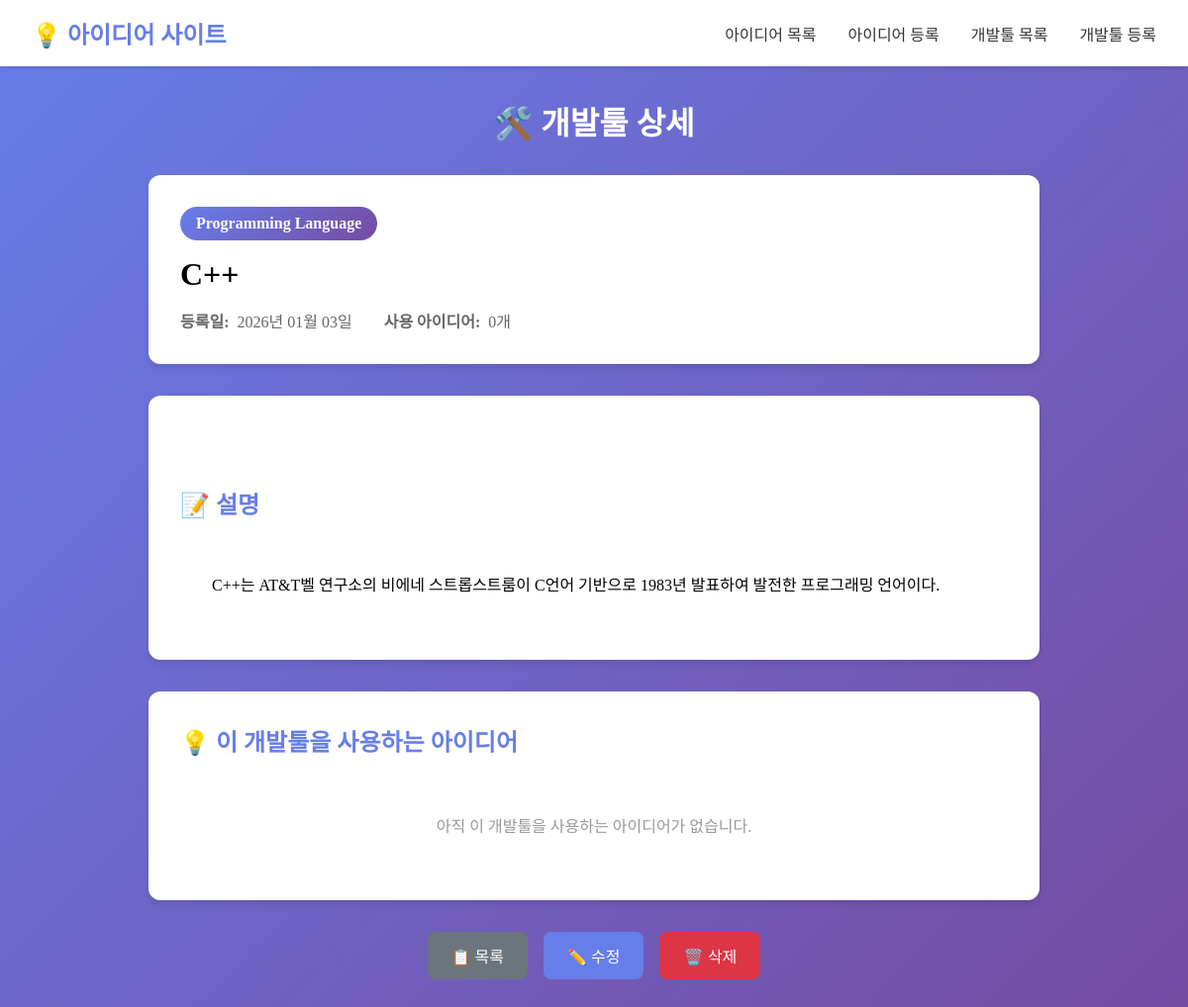
Page /devtools/12/ on the committed database.
### ideas/models.py (models this page shows, shortened)
class DevTool(models.Model):
    KIND_CHOICES = [
        ('frontend', 'Frontend Framework'),
        ('backend', 'Backend Framework'),
        ('database', 'Database'),
        ('language', 'Programming Language'),
        ('devops', 'DevOps'),
        ('design', 'Design Tool'),
        ('etc', 'Etc'),
    ]
    name = models.CharField(max_length=100)
    kind = models.CharField(max_length=20, choices=KIND_CHOICES)
    content = models.TextField()
    created_at = models.DateTimeField(auto_now_add=True)

### ideas/views.py (the view)
# urls.py: path('devtools/<int:pk>/', views.devtools_detail, name='devtools_detail'),
def devtools_detail(request, pk):
    devtool = DevTool.objects.get(pk=pk)
    ideas = devtool.ideas.all()
    context = {
        'devtool': devtool,
        'ideas': ideas,
    }
    return render(request, 'devtools_detail.html', context)

### ideas/templates/devtools_detail.html (shortened to what this page needs)
{% extends 'base.html' %}
{% block content %}
<div class="page-title">
    <h1>🛠️ 개발툴 상세</h1>
</div>
<div class="detail-container">
    <div class="detail-header">
        <span class="kind-badge">{{ devtool.get_kind_display }}</span>
        <h1>{{ devtool.name }}</h1>
        <div class="meta-info">
            <div class="meta-item">
                <strong>등록일:</strong>
                {{ devtool.created_at|date:"Y년 m월 d일" }}
            </div>
            <div class="meta-item">
                <strong>사용 아이디어:</strong>
                {{ ideas.count }}개
            </div>
        </div>
    </div>
    <div class="detail-content">
        <h2>📝 설명</h2>
        {{ devtool.content }}
    </div>
    <div class="ideas-section">
        <h2>💡 이 개발툴을 사용하는 아이디어</h2>
        {% if ideas %}
            {% for idea in ideas %}
            <div class="idea-item">
                <a href="{% url 'ideas:ideas_detail' idea.pk %}">{{ idea.title }}</a>
                <div class="idea-meta">
                    관심도: {{ idea.interest }} |
                    찜하기: {{ idea.star_count }}개 |
                    등록일: {{ idea.created_at|date:"Y.m.d" }}
                </div>
            </div>
            {% endfor %}
        {% else %}
            <div class="empty-message">
                아직 이 개발툴을 사용하는 아이디어가 없습니다.
            </div>
        {% endif %}
    </div>
    <div class="button-group">
        <a href="{% url 'ideas:devtools_list' %}" class="btn btn-gray">📋 목록</a>
        <a href="{% url 'ideas:devtools_update' devtool.pk %}" class="btn">✏️ 수정</a>
        <form method="post" action="{% url 'ideas:devtools_delete' devtool.pk %}"
              style="display: inline;"
              onsubmit="return confirm('정말 삭제하시겠습니까? 이 개발툴을 사용하는 아이디어도 함께 삭제됩니다.');">
            <button type="submit" class="btn btn-red">🗑️ 삭제</button>
        </form>
    </div>
</div>
{% endblock %}

### ideas/templates/base.html (style rules this page uses)
* { margin: 0; padding: 0; box-sizing: border-box; }
body { background: linear-gradient(135deg, #667eea 0%, #764ba2 100%); min-height: 100vh; }
.btn { display: inline-block; padding: 0.75rem 1.5rem; background: #667eea; color: #fff; text-decoration: none; border-radius: 8px; border: none; cursor: pointer; font-size: 1.0rem; }
.btn-gray { background: #6c757d; }
.btn-red { background: #dc3545; }

### ideas/templates/devtools_detail.html (style rules this page uses)
.page-title { text-align: center; color: #fff; margin-bottom: 2.0rem; }
.detail-container { max-width: 900px; margin: 0 auto; }
.detail-header { background: #fff; border-radius: 12px; padding: 2.0rem; margin-bottom: 2.0rem; box-shadow: 0 4px 6px rgba(0,0,0,0.1); }
.kind-badge { display: inline-block; padding: 0.5rem 1.0rem; background: linear-gradient(135deg, #667eea 0%, #764ba2 100%); color: #fff; border-radius: 20px; font-weight: bold; margin-bottom: 1.0rem; }
.detail-header h1 { margin-bottom: 1.0rem; }
.meta-info { display: flex; gap: 2.0rem; color: #666; flex-wrap: wrap; }
.meta-item { display: flex; gap: 0.5rem; }
.detail-content { background: #fff; border-radius: 12px; padding: 2.0rem; margin-bottom: 2.0rem; box-shadow: 0 4px 6px rgba(0,0,0,0.1); line-height: 1.8; white-space: pre-wrap; }
.detail-content h2 { color: #667eea; margin-bottom: 1.0rem; }
.ideas-section { background: #fff; border-radius: 12px; padding: 2.0rem; margin-bottom: 2.0rem; box-shadow: 0 4px 6px rgba(0,0,0,0.1); }
.ideas-section h2 { color: #667eea; margin-bottom: 1.5rem; }
.button-group { display: flex; gap: 1.0rem; justify-content: center; flex-wrap: wrap; }
.empty-message { text-align: center; color: #999; padding: 2.0rem; }

### rows in the picture
DevTool: kind "Programming Language", name "C++", created_at "2026년 01월 03일", count "0", content "C++는 AT&T벨 연구소의 비에네 스트롭스트룸이 C언어 기반으로 1983년 발표하여 발전한 프로그래밍 언어이다."
